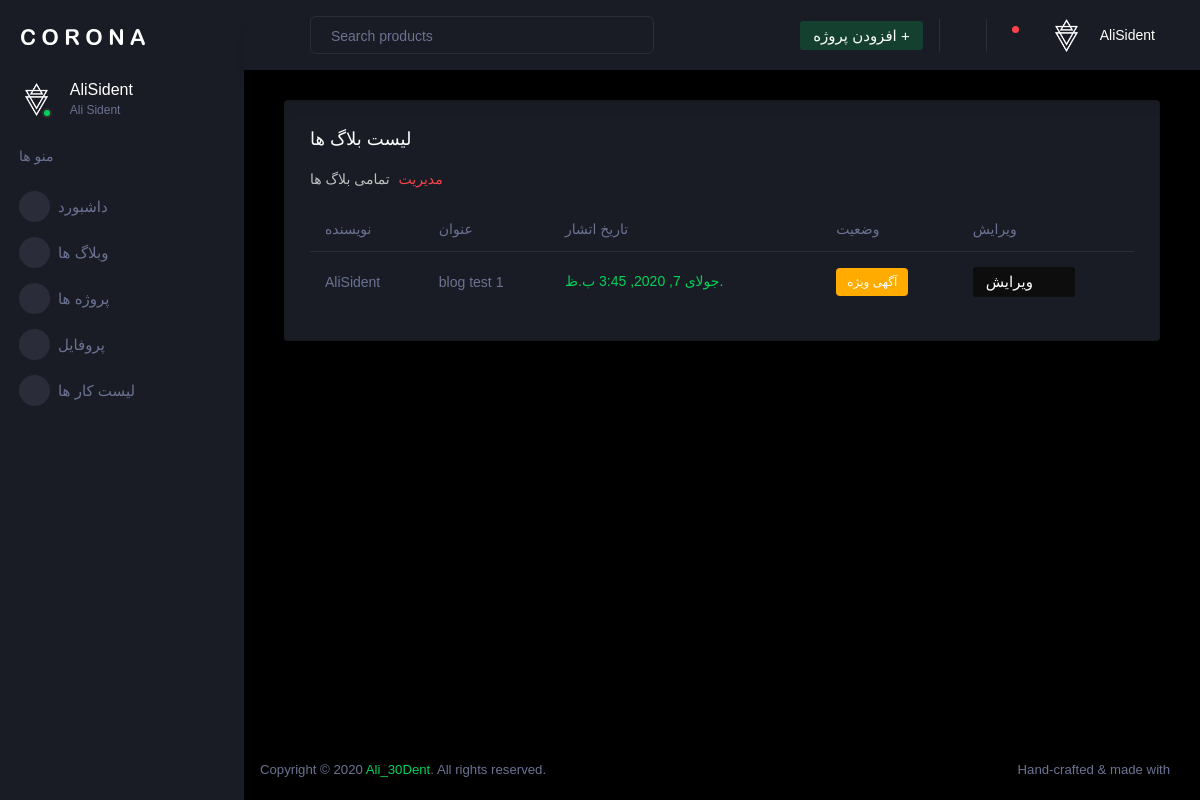
The app's page /accounts/blog-list/ (signed in) with its own data.
### accounts/models.py (models this page shows)
class User(AbstractUser):
	phone = models.CharField(max_length=12, blank=True, verbose_name="شماره تماس")
	id_telegram = models.URLField(default="https://t.me/", verbose_name="تلگرام ID")
	id_instagram = models.URLField(default="https://instagram.com/", verbose_name="اینستاگرام ID")
	github = models.URLField(default="https://github.com/", verbose_name="گیت هاب")
	avatar = models.ImageField(upload_to='avatar', blank=True, verbose_name="آواتار")
	is_author = models.BooleanField(default=False, verbose_name="وضعیت نویسندگی")
	special_user = models.DateTimeField(default=timezone.now, verbose_name="کاربر ویژه تا")
	def is_special_user(self):
		if self.special_user > timezone.now():
			return True
		else:
			return False
	is_special_user.boolean = True
	is_special_user.short_description = "وضعیت کاربر ویژه"

### blog/models.py (models this page shows, shortened)
class blog(models.Model):
    author = models.ForeignKey(User , null=True, on_delete=models.CASCADE, verbose_name="نویسنده")
    title = models.CharField(max_length=48, verbose_name='عنوان' )
    slug = models.SlugField(unique=True, verbose_name='لینک نوشته')
    bmemo = RichTextField(verbose_name='متن بلاگ')
    photo = models.ImageField(upload_to='pic-blog', verbose_name='تصویر بلاگ')
    category = models.ManyToManyField(category, verbose_name='دسته بندی')
    status = models.CharField(max_length=1, choices=STATUS_CHOICES, verbose_name="وضعیت")
    publish = models.DateTimeField(default=timezone.now, verbose_name='زمان انتشار')
    class Meta:
        verbose_name = "وبلاگ"
        verbose_name_plural = "بلاگ ها"
    def photo_tag(self):
        return format_html("<img width=100 height=75 style='border-radius: 5px;' src='{}'>".format(self.photo.url))
    photo_tag.short_description = "تصویر"

### accounts/views.py (the view)
# urls.py: path('blog-list/', blog_list.as_view(), name="blog-list"),
class blog_list(LoginRequiredMixin, ListView):
	model = blog
	template_name = "panel/blog-list.html"

### templates/panel/blog-list.html (shortened to what this page needs)
{% extends 'panel/base.html' %}
{% block content %}
<div class="container-scroller">
      {% include './partials/_sidebar.html' %}
      <div class="container-fluid page-body-wrapper">
        {% include './partials/_navbar.html' %}
        <div class="main-panel">
          <div class="content-wrapper">
            <div class="col grid-margin stretch-card">
              <div class="card">
                <div class="card-body">
                  <h4 class="card-title">لیست بلاگ ها</h4>
                  <p class="card-description"> <code>مدیریت</code> تمامی بلاگ ها
                  </p>
                  <div class="table-responsive">
                    <table class="table table-hover">
                      <thead>
                        <tr>
                          <th>نویسنده</th>
                          <th>عنوان</th>
                          <th>تاریخ اتشار</th>
                          <th>وضعیت</th>
                          <th>ویرایش</th>
                        </tr>
                      </thead>
                      <tbody>
                        {% for blog in object_list %}
                        <tr>
                          <td>{{ blog.author }}</td>
                          <td>{{ blog.title }}</td>
                          <td class="text-success">{{ blog.publish }} <i class="mdi mdi-arrow-left"></i></td>
                          <td>{% if blog.status == 'p' %}
                            <label class="badge badge-success">منتشرشده</label>
                            {% else %}
                            {% if blog.status == 'f' %}
                            <label class="badge badge-secondary">پیش نویس</label>
                            {% else %}
                            {% if blog.status == 'v' %}
                            <label class="badge badge-warning">آگهی ویژه</label>
                            {% else %}
                            {% if blog.status == 'd' %}
                            <label class="badge badge-danger">در انتظار تایید</label>
                            {% endif %}{% endif %}{% endif %}{% endif %}
                          </td>
                          <td>
                            <a href="{% url 'accounts:edit-blog' blog.pk %}" class="btn btn-dark btn-icon-text"> ویرایش <i class="mdi mdi-file-check btn-icon-append"></i></a>
                          </td>
                          {% endfor %}
                        </tr>
                      </tbody>
                    </table>
                  </div>
                </div>
              </div>
            </div>
          </div>
          {% include './partials/_footer.html' %}
        </div>
      </div>
    </div>
    {% endblock %}

### templates/panel/partials/_sidebar.html (shortened to what this page needs)
{% load static %}
<nav class="sidebar sidebar-offcanvas" id="sidebar">
  <div class="sidebar-brand-wrapper d-none d-lg-flex align-items-center justify-content-center fixed-top">
    <a class="sidebar-brand brand-logo" href="{% url 'accounts:dashboard' %}"><img src="{% static 'panel/assets/images/logo.svg' %}" alt="logo" /></a>
  </div>
  <ul class="nav">
    <li class="nav-item profile">
      <div class="profile-desc">
        <div class="profile-pic">
          <div class="count-indicator">
            <img class="img-xs rounded-circle " src="{{ user.avatar.url }}" alt="{% static 'panel/assets/images/faces-clipart/pic-4.png' %}">
            <span class="count bg-success"></span>
          </div>
          <div class="profile-name">
            <h5 class="mb-0 font-weight-normal">{{ user.username }}</h5>
            <span>{{ user.get_full_name }}</span>
          </div>
        </div>
        <a href="#" id="profile-dropdown" data-toggle="dropdown"><i class="mdi mdi-dots-vertical"></i></a>
      </div>
    </li>
    <li class="nav-item nav-category">
      <span class="nav-link">منو ها</span>
    </li>
    <li class="nav-item menu-items {% if request.resolver_match.url_name == 'dashboard' %} active {% endif %}">
      <a class="nav-link" href="{% url 'accounts:dashboard' %}">
        <span class="menu-icon">
          <i class="mdi mdi-speedometer"></i>
        </span>
        <span class="menu-title">داشبورد</span>
      </a>
    </li>
    <li class="nav-item menu-items {% if request.resolver_match.url_name == 'add-blog' and 'blog-list' %} active {% endif %}">
      <a class="nav-link" data-toggle="collapse" href="#ui-basic" aria-expanded="false" aria-controls="ui-basic">
        <span class="menu-icon">
          <i class="mdi mdi-laptop"></i>
        </span>
        <span class="menu-title">وبلاگ ها</span>
        <i class="menu-arrow"></i>
      </a>
    </li>
    <li class="nav-item menu-items">
      <a class="nav-link" href="#">
        <span class="menu-icon">
          <i class="mdi mdi-playlist-play"></i>
        </span>
        <span class="menu-title">پروژه ها</span>
      </a>
    </li>
    <li class="nav-item menu-items {% if request.resolver_match.url_name == 'profile' %} active {% endif %}">
      <a class="nav-link" href="{% url 'accounts:profile' %}">
        <span class="menu-icon">
          <i class="mdi mdi-table-large"></i>
        </span>
        <span class="menu-title">پروفایل</span>
      </a>
    </li>
    <li class="nav-item menu-items">
      <a class="nav-link" href="#">
        <span class="menu-icon">
          <i class="mdi mdi-chart-bar"></i>
        </span>
        <span class="menu-title">لیست کار ها</span>
      </a>
    </li>
  </ul>
</nav>

### templates/panel/partials/_navbar.html (shortened to what this page needs)
{% load static %}
<nav class="navbar p-0 fixed-top d-flex flex-row">
  <div class="navbar-menu-wrapper flex-grow d-flex align-items-stretch">
    <button class="navbar-toggler navbar-toggler align-self-center" type="button" data-toggle="minimize">
      <span class="mdi mdi-menu"></span>
    </button>
    <ul class="navbar-nav w-100">
      <li class="nav-item w-100">
        <form class="nav-link mt-2 mt-md-0 d-none d-lg-flex search">
          <input type="text" class="form-control" placeholder="Search products">
        </form>
      </li>
    </ul>
    <ul class="navbar-nav navbar-nav-right">
      <li class="nav-item d-lg-block">
        <a class="nav-link btn btn-inverse-success create-new-button" href="#">افزودن پروژه +</a>
      </li>
      <li class="nav-item dropdown border-left">
        <a class="nav-link" href="{% url 'blog:home' %}">
          <i class="mdi mdi-home"></i>
        </a>
      </li>
      <li class="nav-item dropdown border-left">
        <a class="nav-link count-indicator dropdown-toggle" id="notificationDropdown" href="#" data-toggle="dropdown">
          <i class="mdi mdi-bell"></i>
          <span class="count bg-danger"></span>
        </a>
      </li>
      <li class="nav-item dropdown">
        <a class="nav-link" id="profileDropdown" href="#" data-toggle="dropdown">
          <div class="navbar-profile">
            <img class="img-xs rounded-circle" src="{{ user.avatar.url }}" alt="{% static 'panel/assets/images/faces-clipart/pic-4.png' %}">
            <p class="mb-0 d-none d-sm-block navbar-profile-name">{{ user.username }}</p>
            <i class="mdi mdi-menu-down d-none d-sm-block"></i>
          </div>
        </a>
      </li>
    </ul>
  </div>
</nav>

### records on screen
User: avatar (picture), username "AliSident", get_full_name "Ali Sident"
blog: author "AliSident", title "blog test 1", publish "جولای 7, 2020, 3:45 ب.ظ.", status "آگهی ویژه"
